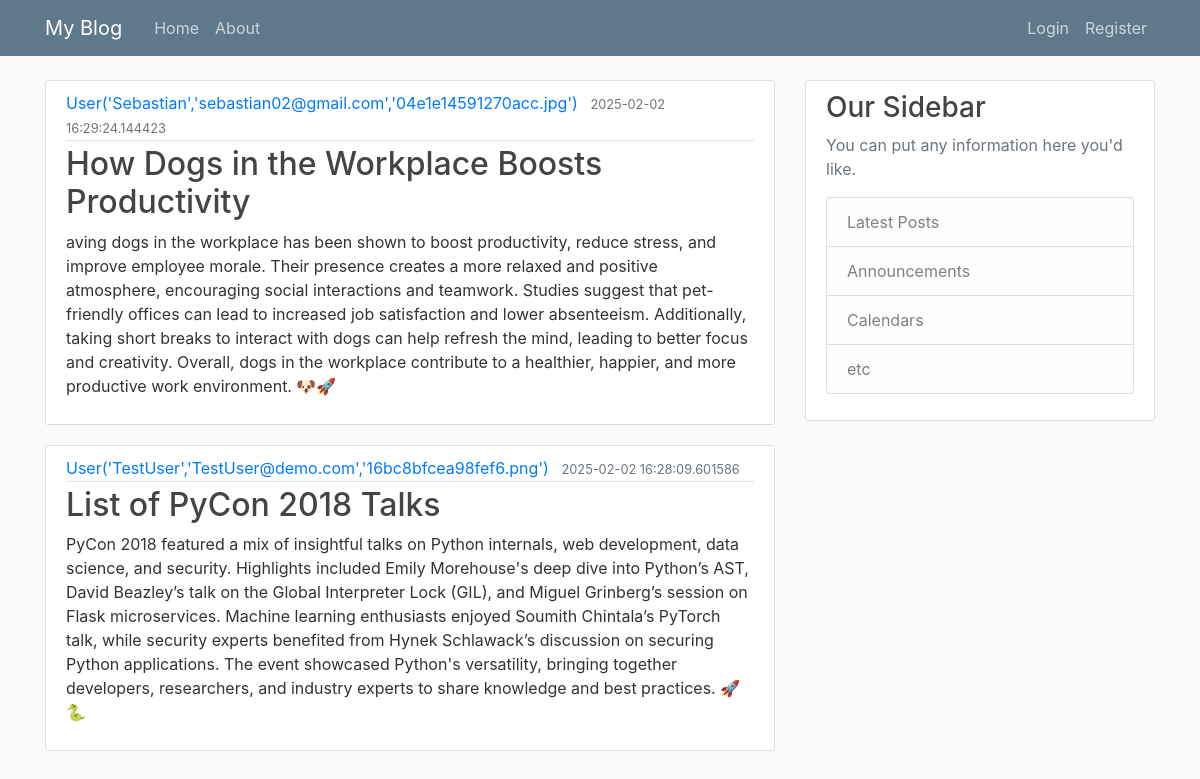
Page /home on the earlier database version.
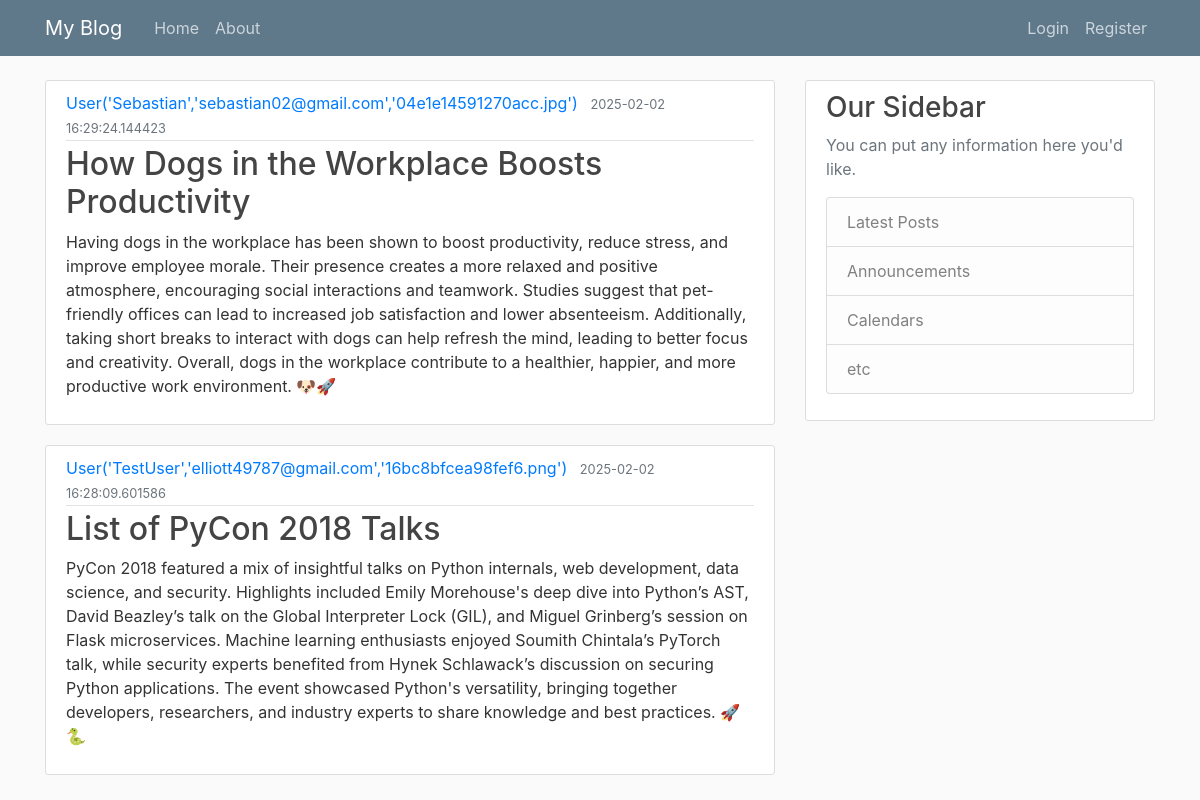
Same page on the later database version.
### flaskblog/models.py (models this page shows, shortened)
class Post(db.Model):
    id = db.Column(db.Integer, primary_key=True)
    title=db.Column(db.String(100),nullable=False)
    date_posted=db.Column(db.DateTime,nullable=False,default=datetime.utcnow)
    content=db.Column(db.Text,nullable=False)
    user_id=db.Column(db.Integer,db.ForeignKey("user.id"),nullable=False)

class User(db.Model, UserMixin):
    id = db.Column(db.Integer, primary_key=True)
    username = db.Column(db.String(20),unique=True,nullable=False)
    email = db.Column(db.String(120),unique=True,nullable=False)
    image_file = db.Column(db.String(20),nullable=False,default='default.jpg')
    password = db.Column(db.String(60),nullable=False)
    posts=db.relationship('Post',backref='author',lazy=True)
    def __repr__(self):
        return f"User('{self.username}','{self.email}','{self.image_file}')"

### flaskblog/routes.py (the view)
@app.route("/")
@app.route("/home")
def home():
    page=request.args.get('page',1,type=int)
    posts=Post.query.order_by(Post.date_posted.desc()).paginate(page=page,per_page=2)
    return render_template ("home.html",posts=posts)

### flaskblog/templates/home.html
{%extends 'layout.html'%} {%block content%} {%for post in posts%}
<article class="media content-section">
  <div class="media-body">
    <div class="article-metadata">
      <a class="mr-2" href="#">{{ post.author }}</a>
      <small class="text-muted">{{ post.date_posted }}</small>
    </div>
    <h2><a class="article-title" href="#">{{ post.title }}</a></h2>
    <p class="article-content">{{ post.content }}</p>
  </div>
</article>
{%endfor%} {%endblock content%}

Differences in the rows shown:
changed Post "How Dogs in the Workplace Boosts Productivity": content "aving dogs in the workplace…" → "Having dogs in the workplace…"
changed through a linked row, Post: author "User('TestUser','TestUser@demo.com','16bc8bfcea98fef6.png')" → "User('TestUser','elliott49787@gmail.com','16bc8bfcea98fef6.png')"
